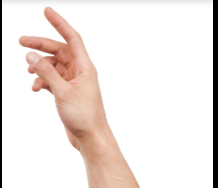
#> input picture Classifier/image.png, 218 x 188 px; its folder holds only this picture in this run
$ python -i hand_classifier.py   (imports and definitions only)
#> lines starting #> are read from the running program, lines starting #| are printed output that depends on the picture; after the words box and inside, x2 and y2 are one past the last pixel; in counts of white or black regions, pixels touching at a corner belong together
#> further down, picture is the input picture: shape (188, 218, 3); mean B, G, R 224.4, 228.7, 238.4
### Classifier/generate_mask_labels.py
import cv2
import numpy as np
import os

# Function to generate labels for images
def generate_labels(image_directory):
    labels = []
    image_paths = []
    class_to_label = {'a': 0, 'b': 1, 'c': 2, 'd': 3}  # Map classes 'a', 'b', 'c', 'd' to 0, 1, 2, 3

    # Iterate over the subdirectories (one for each letter/class)
    for class_name, label in class_to_label.items():
        class_dir = os.path.join(image_directory, class_name)

        if os.path.isdir(class_dir):
            # Iterate through images in each class directory
            for filename in os.listdir(class_dir):
                if filename.endswith(".png") or filename.endswith(".jpg"):  # Assuming images are in PNG or JPG format
                    image_paths.append(os.path.join(class_dir, filename))
                    labels.append(label)

    return np.array(image_paths), np.array(labels)

# Example usage: Replace with the actual dataset path
image_directory = "path_to_your_data/Gesture Image Pre-Processed"  # Root directory for the dataset
image_paths, labels = generate_labels(image_directory)

print(f"Generated {len(labels)} labels")

### Classifier/hand_classifier.py
import cv2
import numpy as np
from joblib import dump
from sklearn.svm import SVC
from sklearn.model_selection import train_test_split
from sklearn.metrics import accuracy_score
from generate_mask_labels import generate_labels

# Function to extract features directly from the raw image
def extract_features_from_image(image):
    features = []

    # Convert to grayscale if needed
    if len(image.shape) == 3:
        gray_image = cv2.cvtColor(image, cv2.COLOR_BGR2GRAY)
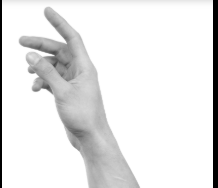
#> gray_image: shape (188, 218); min 0, max 255, mean 231.1
    else:
        gray_image = image

    # Thresholding to separate the object from the background
    _, thresholded = cv2.threshold(gray_image, 127, 255, cv2.THRESH_BINARY)
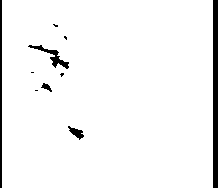
#> thresholded: shape (188, 218); 95.8% white; 10 black regions (5 under 20 px), largest, box (x1, y1, x2, y2) and area: (213, 0, 218, 188) 940, (0, 0, 2, 188) 376, (28, 45, 69, 69) 233, (68, 126, 84, 140) 102, (41, 83, 52, 92) 47

    # Contour detection
    contours, _ = cv2.findContours(thresholded, cv2.RETR_EXTERNAL, cv2.CHAIN_APPROX_SIMPLE)
#> contours = [[[2, 0], [2, 187], [212, 187], [212, 0]]]
    if len(contours) > 0:
        largest_contour = max(contours, key=cv2.contourArea)
#> largest_contour = [[2, 0], [2, 187], [212, 187], [212, 0]]
        area = cv2.contourArea(largest_contour)
#> area = 39270
        perimeter = cv2.arcLength(largest_contour, True)
#> perimeter = 794
        circularity = (4 * np.pi * area) / (perimeter ** 2) if perimeter > 0 else 0
#> circularity = 0.783
        x, y, w, h = cv2.boundingRect(largest_contour)
#> x = 2; y = 0; w = 211; h = 188
        aspect_ratio = w / h
#> aspect_ratio = 1.12

        # Fit an ellipse and calculate eccentricity
        if len(largest_contour) >= 5:
            (x_center, y_center), (major_axis, minor_axis), angle = cv2.fitEllipse(largest_contour)
            eccentricity = np.sqrt(1 - (minor_axis / major_axis) ** 2) if major_axis != 0 else 0
        else:
            eccentricity = 0

        features.extend([area, perimeter, circularity, aspect_ratio, eccentricity])
    else:
        features.extend([0, 0, 0, 0, 0])

    # Convex hull features
    if len(contours) > 0:
        hull = cv2.convexHull(largest_contour)
#> hull = [[212, 0], [212, 187], [2, 187], [2, 0]]
        hull_area = cv2.contourArea(hull)
#> hull_area = 39270
        solidity = area / hull_area if hull_area > 0 else 0
#> solidity = 1
        features.append(solidity)
    else:
        features.append(0)

    # Hu Moments
    moments = cv2.moments(thresholded)
#> moments = moments, m00 10009515, centre m10/m00, m01/m00 = (107.5, 93.66)
    hu_moments = cv2.HuMoments(moments).flatten()
#> hu_moments = [0.000668, 5.76e-09, 5.7e-15, 2.69e-14, 8.32e-29, 1.87e-18, -3.23e-28]
    features.extend(hu_moments)

    return np.array(features)

# Function to train the classifier
def train_classifier(image_paths, labels):
    features_list = []

    for path in image_paths:
        image = cv2.imread(path)
        if image is not None:
            features = extract_features_from_image(image)
            features_list.append(features)

    # Convert list to numpy array
    X = np.array(features_list)

    # Split data into training and testing sets
    X_train, X_test, y_train, y_test = train_test_split(X, labels, test_size=0.2, random_state=42)

    # Initialize and train the classifier
    classifier = SVC(kernel='rbf', C=10, gamma='scale')  # Use RBF kernel for non-linear separation
    classifier.fit(X_train, y_train)

    # Evaluate the classifier
    y_pred = classifier.predict(X_test)
    accuracy = accuracy_score(y_test, y_pred)
    print(f"Classification Accuracy: {accuracy:.2f}")

    # Save the trained classifier
    dump(classifier, "gesture_svm_model_no_mask.joblib")
    print("Model saved to 'gesture_svm_model_no_mask.joblib'")

# Main program
# [6 lines not run here, left out]

>>> import cv2
>>> picture = cv2.imread('image.png')
>>> result = extract_features_from_image(picture)
#> result = [39270, 794, 0.783, 1.12, 0, 1, 0.000668, 5.76e-09, 5.7e-15, 2.69e-14, 8.32e-29, 1.87e-18, -3.23e-28]
